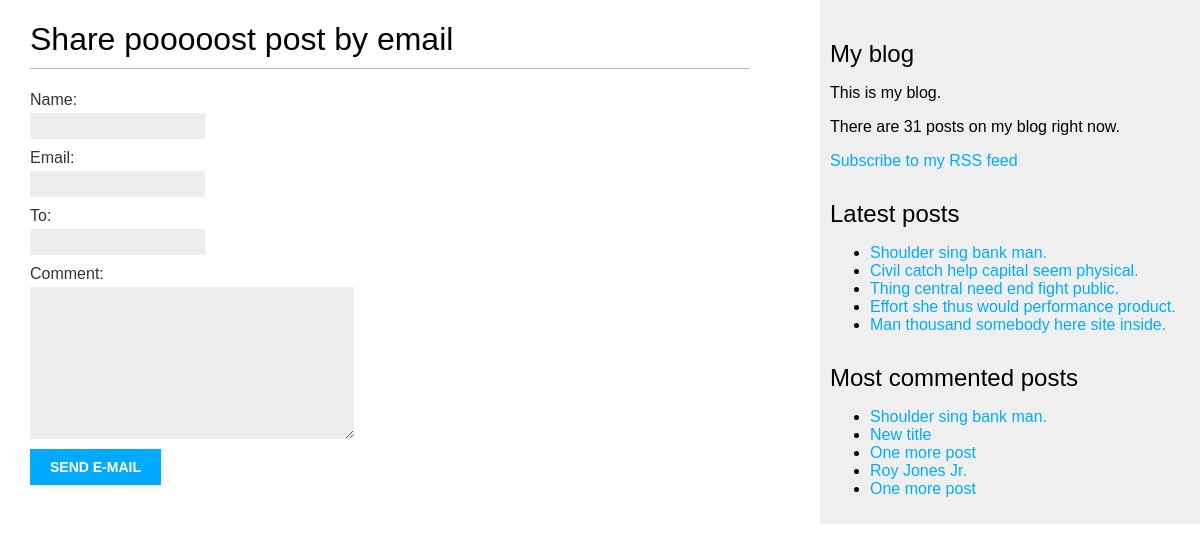
Screenshot of /blog/7/share with the database file from the repository.
### blog/models.py (models this page shows, shortened)
class Post(models.Model):
    class Status(models.TextChoices):
        DRAFT = "DR", "Draft",
        PUBLISHED = "PB", "Published"
    title = models.CharField(max_length=250)
    slug = models.SlugField(max_length=250)
    body = models.TextField()
    created = models.DateTimeField(auto_now_add=True)
    publish = models.DateTimeField(default=timezone.now)
    updated = models.DateTimeField(auto_now=True)
    status = models.CharField(max_length=2, choices=Status.choices, default=Status.DRAFT)
    author = models.ForeignKey(User, on_delete=models.CASCADE)
    tags = TaggableManager()
    objects = models.Manager() # Default manager
    published = PublishedManager() # Custom manager that returns published objects
    class Meta:
        ordering = ["publish"]
        indexes = [
            models.Index(fields=["-publish"]),
        ]
    def get_absolute_url(self):
        return reverse("blog:post_detail", args=[self.publish.year, self.publish.month, self.publish.day, self.slug])

### blog/views.py (the view)
# urls.py: path('<int:post_id>/share', views.post_share, name='post_share'),
def post_share(request, post_id):
    post = get_object_or_404(Post, id=post_id, status=Post.Status.PUBLISHED)
    sent = False
    if request.method == "POST":
        form = EmailPostForm(request.POST)
        if form.is_valid():
            cd = form.cleaned_data
            post_url = request.build_absolute_uri(post.get_absolute_url())
            subject = f"{cd['name']} recommends you read {post.title}"
            body = f"Read {post.title} at {post_url}\n\n{cd['name']}'s comment: {cd['comment']}"
            send_mail(subject, body, "hitmanabsolution25@gmail.com", [cd["to"]])
            sent = True
    else:
        form = EmailPostForm()
    return render(request, "blog/post/share.html", {"post": post, "form": form, "sent": sent})

### blog/forms.py
class EmailPostForm(forms.Form):
    name = forms.CharField(max_length=25)
    email = forms.EmailField()
    to = forms.EmailField()
    comment = forms.CharField(required=False, widget=forms.Textarea)

### blog/models.py (called while the page is built)
    def get_queryset(self):
        return super().get_queryset().filter(status=Post.Status.PUBLISHED)

### blog/templatetags/blog_tags.py (called while the page is built)
@register.simple_tag
def total_posts():
    return Post.published.count()

@register.inclusion_tag("blog/post/latest_posts.html")
def show_latest_posts(count=5):
    latest_posts = Post.published.order_by("-publish")[:count]
    return {"latest_posts": latest_posts}

@register.simple_tag
def get_most_commented_posts(count=5):
    return Post.published.annotate(total_comments=Count("comments")).order_by("-total_comments")[:count]

### blog/templates/blog/post/share.html (shortened to what this page needs)
{% extends "blog/base.html" %}
{% block content %}
    {% if sent %}
        <h1>Email successfully sent</h1>
        <p>{{post.title}} was successfully sent to {{form.cleaned_data.to}}</p>
    {% else %}
        <h1>Share {{post.title}} post by email</h1>
        <form method="post">
            {{ form.as_p }}
            <input type="submit" value="Send e-mail">
        </form>
    {% endif %}
{% endblock %}

### blog/templates/blog/base.html (shortened to what this page needs)
{% load static %}
{% load blog_tags %}
<!DOCTYPE html>
<html lang="en">
<head>
    <link rel="stylesheet" href="{% static 'css/blog.css' %}">
</head>
<body>
    <div id="content">
        {% block content %}
        {% endblock %}
    </div>
    <div id="sidebar">
        <h2>My blog</h2>
        <p>
            This is my blog.
        </p>
        <p>
            There are {% total_posts %} posts on my blog right now.
        </p>
        <p>
            <a href="{% url 'blog:post_feed' %}">Subscribe to my RSS feed</a>
        </p>
        <h2>Latest posts</h2>
        {% show_latest_posts %}
        <h2>Most commented posts</h2>
        {% get_most_commented_posts as most_commented_posts %}
        <ul>
            {% for post in most_commented_posts %}
                <li>
                    <a href="{{post.get_absolute_url}}">{{post.title}}</a>
                </li>
            {% endfor %}
        </ul>
    </div>
</body>
</html>

### blog/templates/blog/post/latest_posts.html
<ul>
    {% for post in latest_posts %}
        <li>
            <a href="{{post.get_absolute_url}}">{{post.title}}</a>
        </li>
    {% endfor %}
</ul>

### blog/static/css/blog.css (style rules this page uses)
body { margin:0; padding:0; font-family:helvetica, sans-serif; }
a { color:#00abff; text-decoration:none; }
h1 { font-weight:normal; border-bottom:1px solid #bbb; padding:0 0 10px 0; }
h2 { font-weight:normal; margin:30px 0 0; }
#content { float:left; width:60%; padding:0 0 0 30px; }
#sidebar { float:right; width:30%; padding:10px; background:#efefef; height:100%; }
label { float:left; clear:both; color:#333; margin-bottom:4px; }
input, textarea { clear:both; float:left; margin:0 0 10px; background:#ededed; border:0; padding:6px 10px; font-size:12px; }
input[type=submit] { font-weight:bold; background:#00abff; color:#fff; padding:10px 20px; font-size:14px; text-transform:uppercase; }

### rows the page displays
Post: title "pooooost"
Post: title "Shoulder sing bank man."
Post: title "Civil catch help capital seem physical."
Post: title "Thing central need end fight public."
Post: title "Effort she thus would performance product."
Post: title "Man thousand somebody here site inside."
Post: title "New title"
Post: title "One more post"
Post: title "Roy Jones Jr."
Post: title "One more post"
